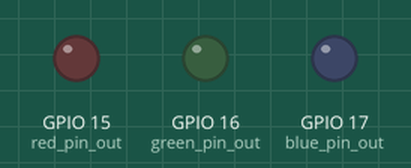
This program was run on a simulated ESP32-S3. Parts: output pins drawn as LEDs (lit = HIGH).

Above: at 0.1 s.
At 0.9 s:
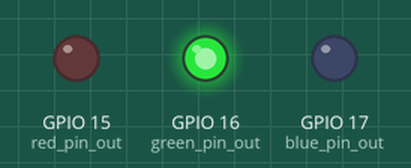
At 1.3 s:
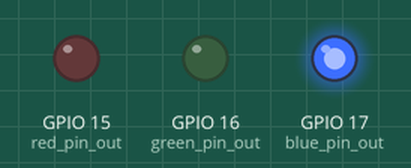
At 1.9 s:
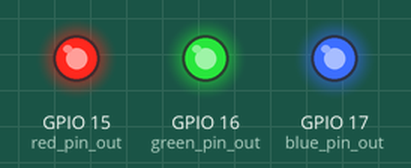
At 3.1 s:
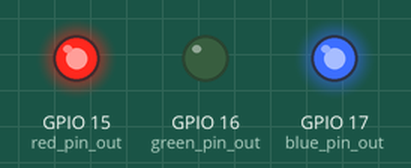
At 4.3 s:
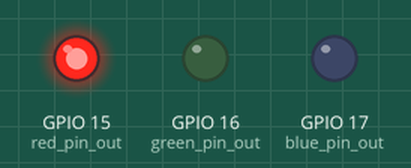
Timing chart, 0 to 4.6 s (numbered marks = the images above):
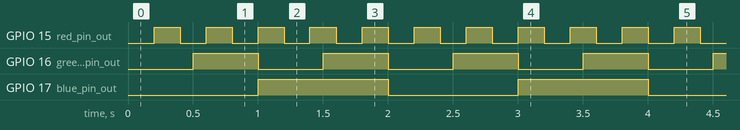

The program:

main.cpp
```cpp
#include <Arduino.h>

enum LedState {
  ON,
  OFF
};

class Parameters {
public:
  static constexpr uint8_t red_pin_out = 15;
  static constexpr uint8_t green_pin_out = 16;
  static constexpr uint8_t blue_pin_out = 17;

  static constexpr uint16_t red_pin_delay_ms = 200;
  static constexpr uint16_t green_pin_delay_ms = 500;
  static constexpr uint16_t blue_pin_delay_ms = 1000;
};

class Led {
public:
  explicit Led(uint8_t pin_out, uint16_t delay_ms): pin_out(pin_out), delay_ms(delay_ms) {}

  void init() {
    pinMode(this->pin_out, OUTPUT);
    set(OFF);
    this->last_blink_ms = millis();
  }

  void set(LedState state) {
    this->state = state;
    digitalWrite(this->pin_out, state == ON ? HIGH : LOW);
  }

  void blink() {
    const uint32_t now = millis();
    if (now - this->last_blink_ms < this->delay_ms) {
      return;
    }
    this->last_blink_ms = now;
    set(state == ON ? OFF : ON);
  }
private:
  uint8_t pin_out;
  uint16_t delay_ms;
  LedState state = OFF;
  uint32_t last_blink_ms = 0;
};


Led red_led(Parameters::red_pin_out, Parameters::red_pin_delay_ms);
Led green_led(Parameters::green_pin_out, Parameters::green_pin_delay_ms);
Led blue_led(Parameters::blue_pin_out, Parameters::blue_pin_delay_ms);

void setup() {
  red_led.init();
  green_led.init();
  blue_led.init();
}

void loop() {
  red_led.blink();
  green_led.blink();
  blue_led.blink();
}
```

Measured:
- by itself, GPIO 15 (red_pin_out): alternates HIGH for 0.20 s and LOW for 0.20 s
- by itself, GPIO 16 (green_pin_out): alternates HIGH for 0.50 s and LOW for 0.50 s
- by itself, GPIO 17 (blue_pin_out): alternates HIGH for 1.0 s and LOW for 1.0 s
